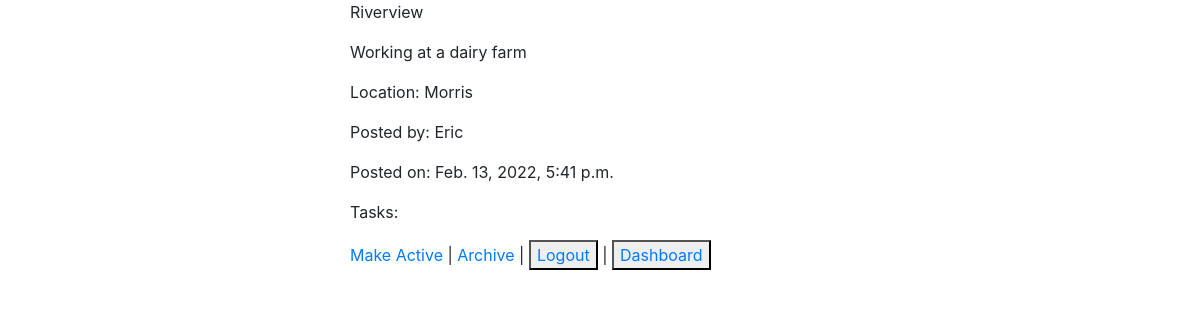
Page /jobs/8/view (signed in) on the committed database.
### JobNotes/models.py (models this page shows)
class Job(models.Model):
    title=models.CharField(max_length=255)
    date=models.DateField(default=datetime.date.today())
    description=models.TextField()
    location=models.CharField(max_length=255)
    uploader=models.ForeignKey(User, related_name='jobs_uploaded', on_delete=CASCADE)
    active=models.BooleanField(default=True)
    workers=models.ManyToManyField(User, related_name='workers', blank=True)
    vehicles=models.ManyToManyField(Vehicle, related_name='vehicles', blank=True)
    equipment=models.ManyToManyField(Equipment, related_name='equipment_used')
    tasks=models.ManyToManyField(Task,related_name='active_tasks')
    created_at=models.DateTimeField(auto_now_add=True)
    updated_at=models.DateTimeField(auto_now=True)
    objects=JobManager()

class User(models.Model):
    first_name=models.CharField(max_length=255)
    last_name=models.CharField(max_length=255)
    email=models.CharField(max_length=255)
    password=models.CharField(max_length=100)
    created_at=models.DateTimeField(auto_now_add=True)
    updated_at=models.DateTimeField(auto_now=True)
    objects=UserManager()

### JobNotes/views.py (the view)
# urls.py: path('jobs/<int:job_id>/view', views.jobpage),
def jobpage(request, job_id):
    if 'user_id' not in request.session:
        return redirect('/')
    this_job=Job.objects.get(id=job_id)
    context={
        'job':this_job
    }
    return render(request,'details.html',context)

### JobNotes/templates/details.html (shortened to what this page needs)
<!DOCTYPE html>
<html lang="en">
<head>
    <link rel="stylesheet" href="https://stackpath.bootstrapcdn.com/bootstrap/4.3.1/css/bootstrap.min.css">
    {% load static %}
</head>
<body>
    <div class='mx-auto' style='width: 500px;'>
    <p>{{job.title}}</p>
    <p>{{job.description}}</p>
    <p>Location: {{job.location}}</p>
    <p>Posted by: {{job.uploader.first_name}}</p>
    <p>Posted on: {{job.created_at}}</p>
    <p>Tasks:</p>
    <a href='/jobs/{{job.id}}/add_job/'>Make Active</a> |
    <a href='/jobs/{{job.id}}/remove_job/'>Archive</a> |
    <button><a href="logout">Logout</a></button> |
    <button><a href='/jobs'>Dashboard</a></button>
    </div>
</body>
</html>

### rows in the picture
Job: title "Riverview", description "Working at a dairy farm", location "Morris", uploader.first_name "Eric", created_at "Feb. 13, 2022, 5:41 p.m."
